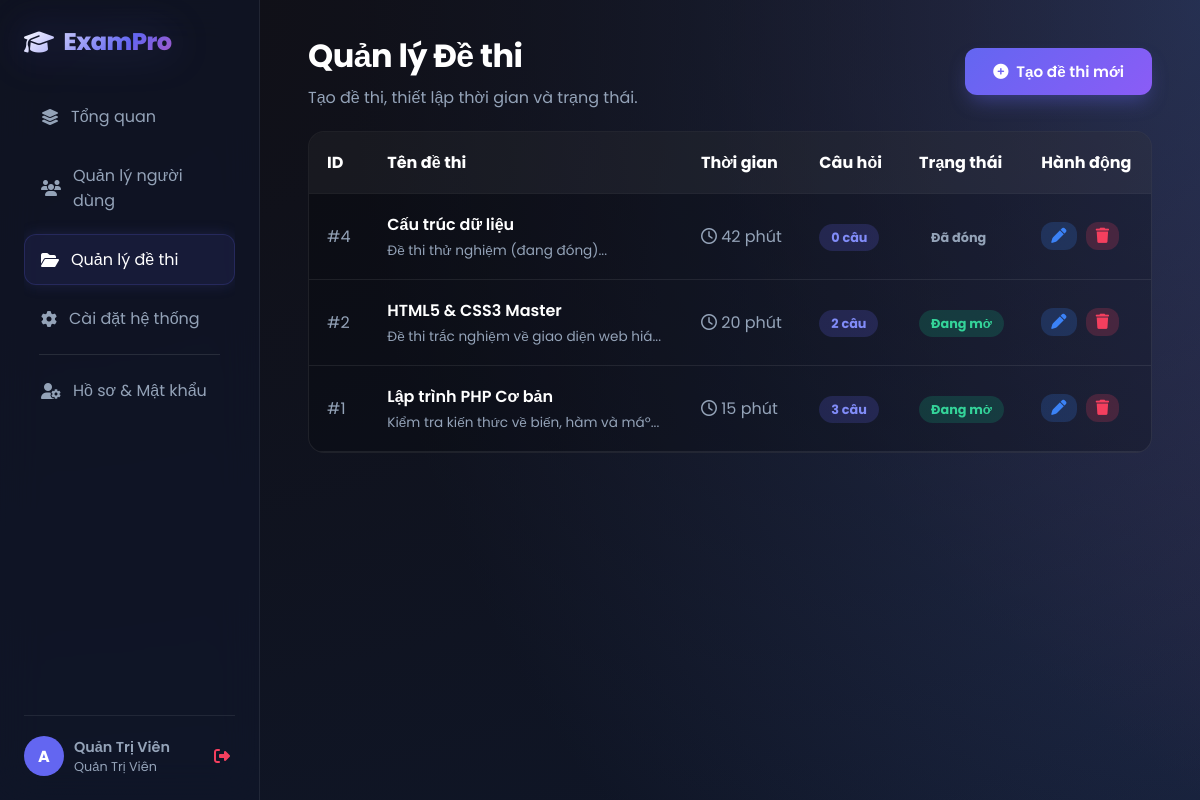
/admin/exams.php (signed in), run on the app's committed database.
### tables this page shows
CREATE TABLE `exams` (
  `id` int(11) NOT NULL,
  `title` varchar(200) NOT NULL,
  `description` text DEFAULT NULL,
  `duration` int(11) NOT NULL,
  `created_by` int(11) DEFAULT NULL,
  `status` enum('active','closed') DEFAULT 'active'
);

### admin/exams.php (the view, shortened to what this page needs)
<?php
require_once '../config/database.php';
$sql = "SELECT e.*, (SELECT COUNT(*) FROM questions WHERE exam_id = e.id) as q_count FROM exams e ORDER BY id DESC";
$exams = $conn->query($sql)->fetchAll();
?>
<!DOCTYPE html>
<html lang="vi">
<head>
    <link rel="stylesheet" href="https://cdnjs.cloudflare.com/ajax/libs/font-awesome/6.4.0/css/all.min.css">
    <link rel="stylesheet" href="/exam_web/assets/css/style.css">
</head>
<body>
    <div class="app-container">
        <?php include '../includes/sidebar.php'; ?>
        <main class="main-content">
            <div style="display: flex; justify-content: space-between; align-items: center; margin-bottom: 20px;">
                <div>
                    <h1 style="margin: 0;">Quản lý Đề thi</h1>
                    <p style="color: var(--text-light); margin-top: 5px;">Tạo đề thi, thiết lập thời gian và trạng thái.</p>
                </div>
                <button onclick="openModal()" class="btn btn-primary">
                    <i class="fa-solid fa-plus-circle"></i> Tạo đề thi mới
                </button>
            </div>
            <div class="table-container">
                <table>
                    <thead>
                        <tr>
                            <th>ID</th>
                            <th>Tên đề thi</th>
                            <th>Thời gian</th>
                            <th>Câu hỏi</th>
                            <th>Trạng thái</th>
                            <th>Hành động</th>
                        </tr>
                    </thead>
                    <tbody>
                        <?php if(count($exams) > 0): ?>
                            <?php foreach($exams as $ex): ?>
                            <tr>
                                <td>#<?php echo $ex['id']; ?></td>
                                <td>
                                    <div style="font-weight: 600; color: #fff; font-size: 1rem;"><?php echo $ex['title']; ?></div>
                                    <div style="font-size: 0.85rem; color: var(--text-light); margin-top: 4px;"><?php echo substr($ex['description'], 0, 50); ?>...</div>
                                </td>
                                <td><i class="fa-regular fa-clock"></i> <?php echo $ex['duration']; ?> phút</td>
                                <td><span class="status-badge" style="background: rgba(99, 102, 241, 0.2); color: #818cf8;"><?php echo $ex['q_count']; ?> câu</span></td>
                                <td>
                                    <?php if($ex['status'] == 'active'): ?>
                                        <span class="status-badge status-active">Đang mở</span>
                                    <?php else: ?>
                                        <span class="status-badge status-closed">Đã đóng</span>
                                    <?php endif; ?>
                                </td>
                                <td>
                                    <button onclick='editExam(<?php echo json_encode($ex); ?>)' class="btn" style="padding: 6px 10px; background: rgba(59, 130, 246, 0.2); color: #3b82f6; margin-right: 5px;" title="Sửa">
                                        <i class="fa-solid fa-pen"></i>
                                    </button>
                                    <a href="?delete_id=<?php echo $ex['id']; ?>" class="btn" style="padding: 6px 10px; background: rgba(244, 63, 94, 0.2); color: #f43f5e;" onclick="return confirm('CẢNH BÁO: Xóa đề thi sẽ xóa toàn bộ câu hỏi và kết quả thi của sinh viên liên quan. Bạn có chắc chắn muốn xóa?')" title="Xóa">
                                        <i class="fa-solid fa-trash"></i>
                                    </a>
                                </td>
                            </tr>
                            <?php endforeach; ?>
                        <?php else: ?>
                            <tr><td colspan="6" style="text-align: center; padding: 30px;">Chưa có đề thi nào. Hãy tạo mới!</td></tr>
                        <?php endif; ?>
                    </tbody>
                </table>
            </div>
        </main>
    </div>
</body>
</html>

### assets/css/style.css (style rules this page uses)
:root { --primary: #6366f1; --primary-glow: rgba(99, 102, 241, 0.5); --secondary: #ec4899; --accent: #8b5cf6; --bg-dark: #0f172a; --text-main: #f8fafc; --text-light: #94a3b8; --glass-bg: rgba(30, 41, 59, 0.7); --glass-border: rgba(255, 255, 255, 0.08); --glass-shine: rgba(255, 255, 255, 0.03); --radius: 16px; --sidebar-width: 260px; --transition: all 0.3s cubic-bezier(0.4, 0, 0.2, 1); }
* { margin: 0; padding: 0; box-sizing: border-box; font-family: 'Poppins', sans-serif; }
body { background-color: var(--bg-dark); background-image: radial-gradient(at 0% 0%, hsla(253,16%,7%,1) 0, transparent 50%), radial-gradient(at 50% 0%, hsla(225,39%,30%,1) 0, transparent 50%), radial-gradient(at 100% 0%, hsla(339,49%,30%,1) 0, transparent 50%); background-size: 200% 200%; animation: aurora 15s ease infinite; color: var(--text-main); min-height: 100vh; overflow-x: hidden; }
a { text-decoration: none; color: inherit; }
.app-container { display: flex; width: 100%; min-height: 100vh; margin: 0; padding: 0; }
.main-content { margin-left: var(--sidebar-width) !important; width: calc(100% - var(--sidebar-width)) !important; padding: 2rem 3rem; flex: 1; position: relative; }
h1, h2, h3 { color: #fff; font-weight: 700; letter-spacing: -0.5px; margin-bottom: 1rem; }
p { color: var(--text-light); line-height: 1.6; }
.btn { padding: 12px 28px; border-radius: 12px; font-weight: 600; font-size: 0.95rem; border: none; cursor: pointer; transition: var(--transition); display: inline-flex; align-items: center; justify-content: center; gap: 8px; }
.btn-primary { background: linear-gradient(135deg, var(--primary), var(--accent)); color: white; box-shadow: 0 10px 20px -5px rgba(99, 102, 241, 0.4); }
.table-container { background: rgba(0, 0, 0, 0.2); border-radius: var(--radius); border: 1px solid var(--glass-border); overflow: hidden; }
table { width: 100%; border-collapse: collapse; color: var(--text-light); }
th { background: rgba(255, 255, 255, 0.05); color: #fff; padding: 18px; text-align: left; border-bottom: 1px solid var(--glass-border); }
td { padding: 18px; border-bottom: 1px solid var(--glass-border); }
.status-badge { padding: 5px 12px; border-radius: 20px; font-size: 0.8rem; font-weight: bold; }
.status-active { background: rgba(16, 185, 129, 0.2); color: #34d399; }

### data on the page
exams: id "4", title "Cấu trúc dữ liệu", description "Đề thi thử nghiệm (đang đóng)", duration "42", q_count "0", status "Đã đóng"
exams: id "2", title "HTML5 & CSS3 Master", description "Đề thi trắc nghiệm về giao diện web hiá", duration "20", q_count "2", status "Đang mở"
exams: id "1", title "Lập trình PHP Cơ bản", description "Kiểm tra kiến thức về biến, hàm và máº", duration "15", q_count "3", status "Đang mở"

### other printed values
substr($_SESSION['username'], 0, 1) "A"
$_SESSION['fullname'] "Quản Trị Viên"
$role_name "Quản Trị Viên"
